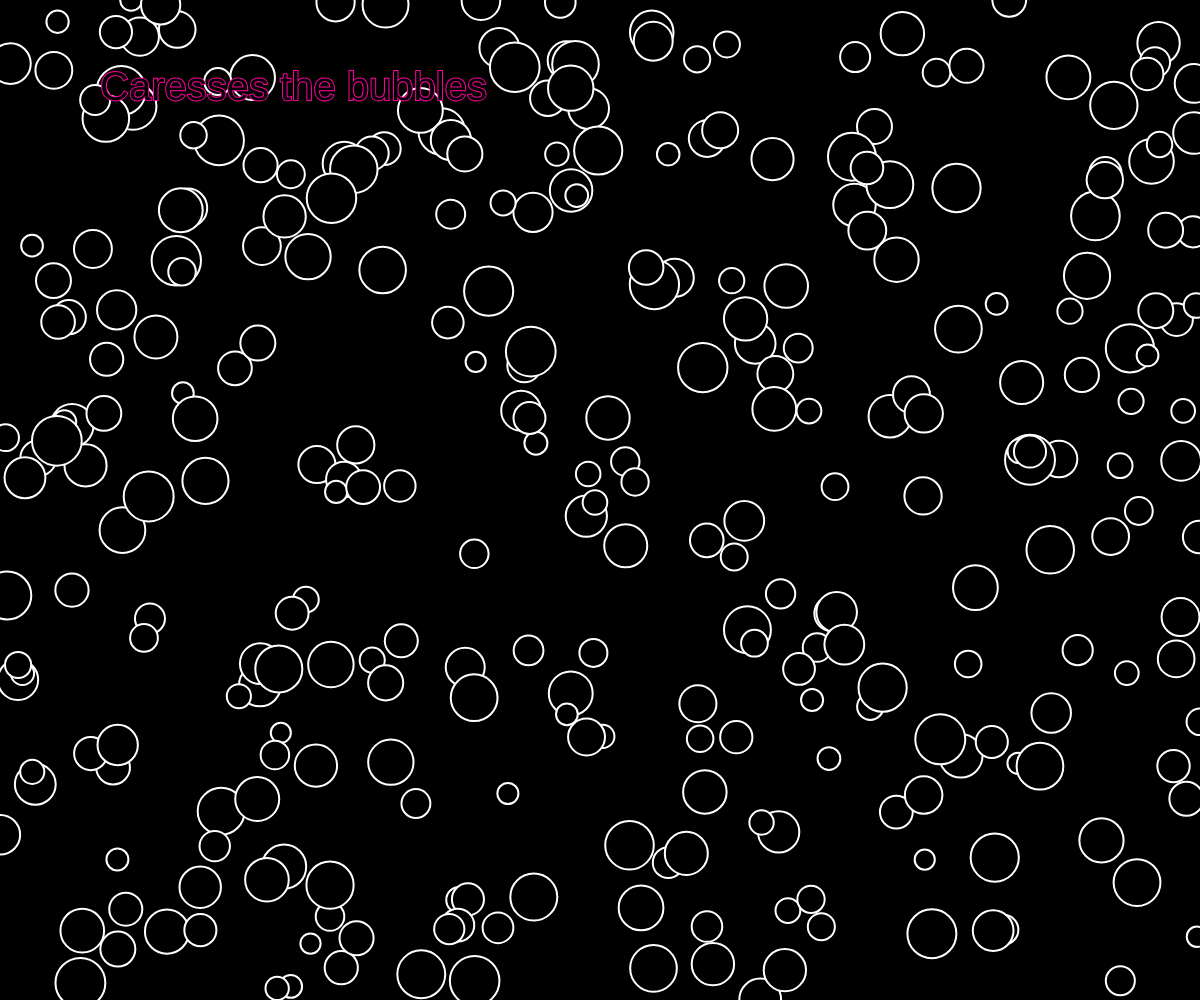
Frame 1 (no input)
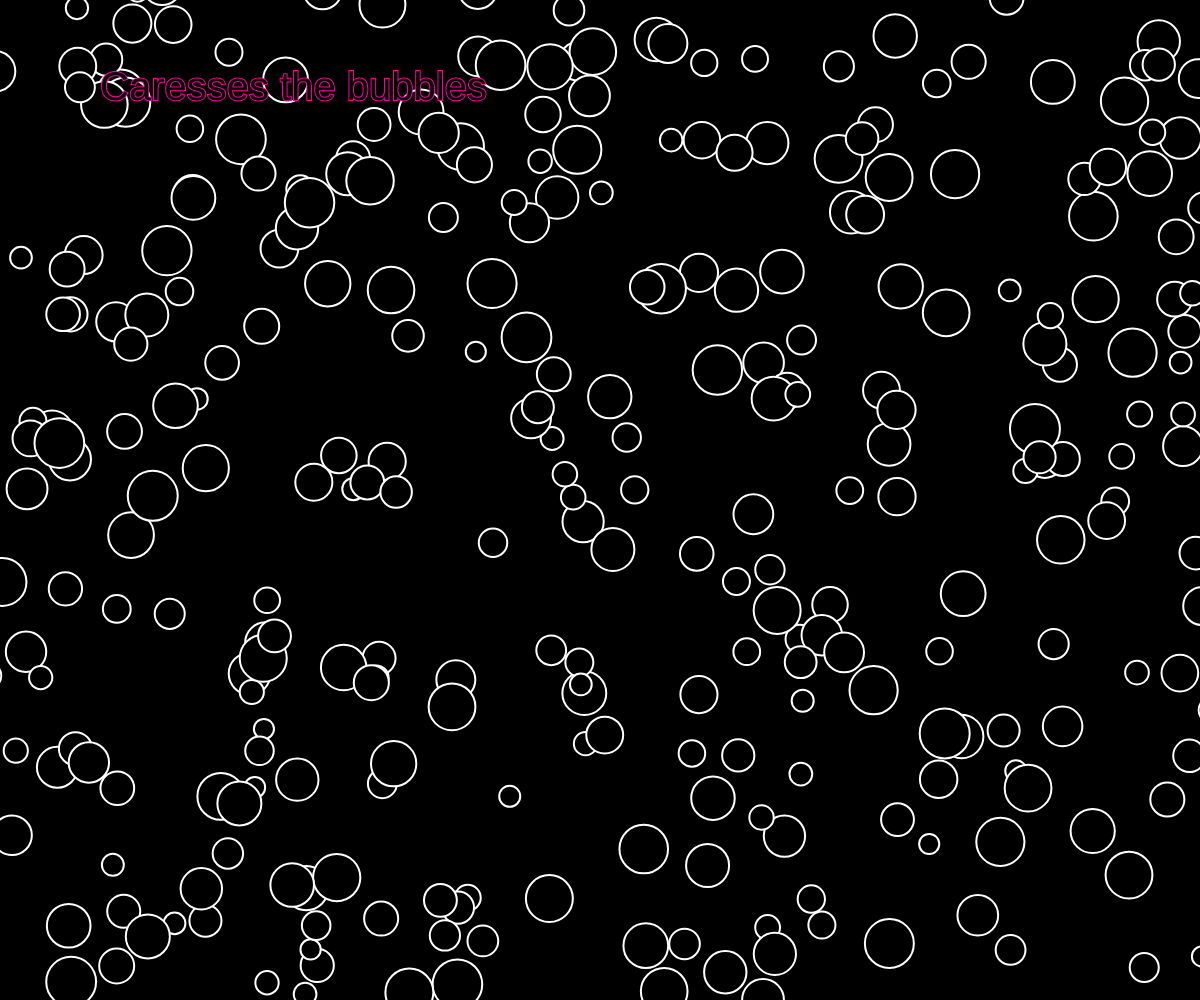
Frame 60 (no input)
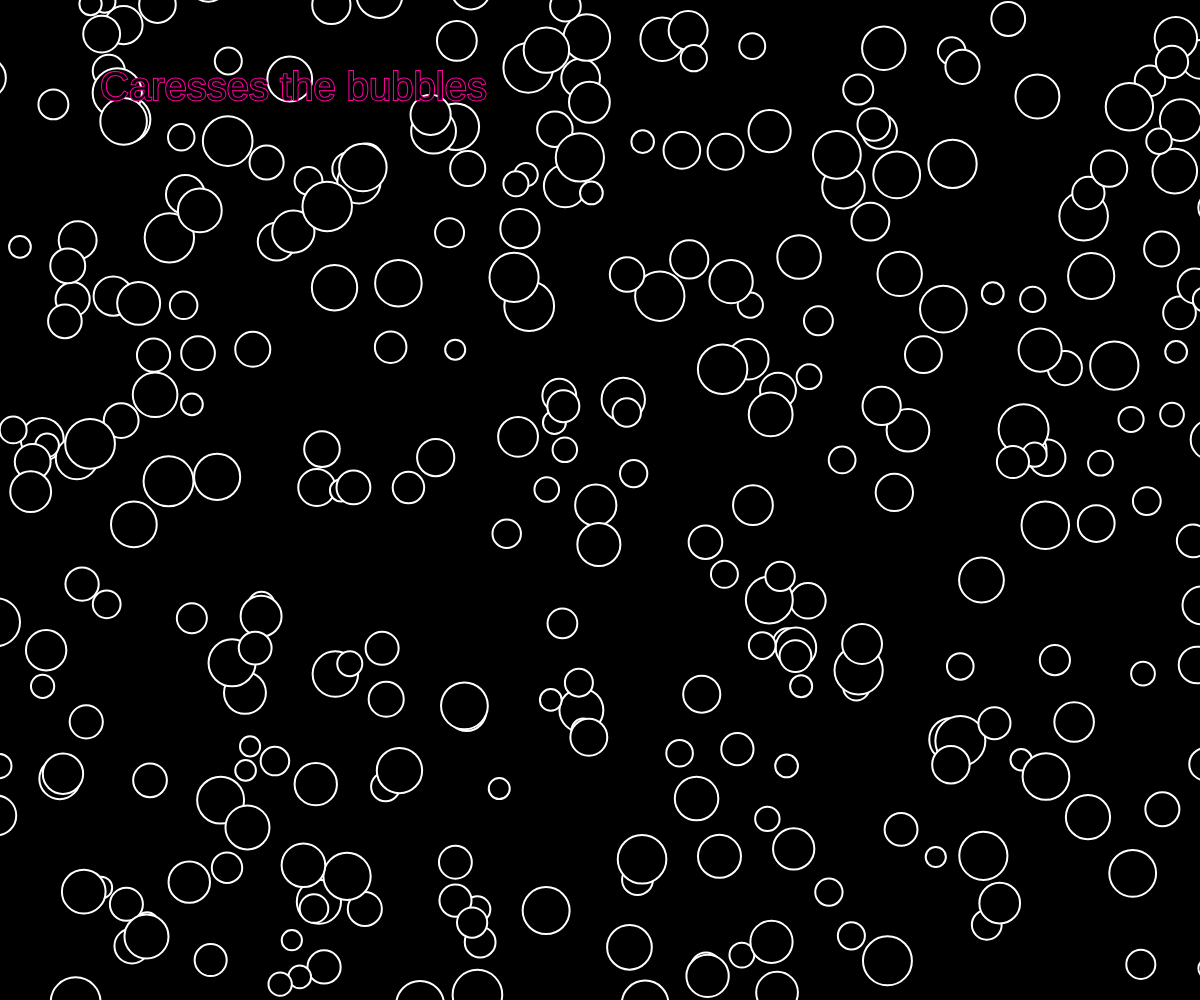
Frame 120 (the mouse pressed at the canvas centre since frame 60)

The p5.js sketch that drew these frames (run headless with seeded random() and noise() and a simulated clock; from frame 60 on, the mouse is pressed at the canvas centre):

// p5.js sketch
// ── sketch.js
var myBubble;
let bubbles = [];


function setup() {
  createCanvas(windowWidth, windowHeight);
  for (var i = 0; i < 300; i++) {
    let x = random(width);
    let y = random(height);
    let r = random(20, 50);

    let b = new Bubble(x, y, r);
    bubbles.push(b);
  }
}

function draw() {
  background(0);
  // myBubble.display();
  // myBubble.move();
  for (let i = 0; i < bubbles.length; i++) {
    bubbles[i].move();
    bubbles[i].display();
  }
  fill(0);
  stroke(255, 0, 160);
  textSize(40);
  text('Caresses the bubbles', 100, 100)
}

function mouseDragged() {
  for (let i = 0; i < bubbles.length; i++) {
    bubbles[i].click();
  }
}

function Bubble(x, y, r, color) {
  this.x = x;
  this.y = y;
  this.r = r;
  this.color = 0;

  //methods

  this.click = function() {
    let d = dist(mouseX, mouseY, this.x, this.y)
    if (d < this.r) {
      // console.log(2);
      this.color = random(255);
    }
  }

  this.move = function() {
    this.x = this.x + random(-3, 3);
    this.y = this.y + random(-3, 3);
  }

  this.display = function() {
    fill(this.color);
    strokeWeight(2);
    stroke(255);
    ellipse(this.x, this.y, this.r);
  }
}

function windowResized() {
  resizeCanvas(windowWidth, windowHeight);

}
//non carica
